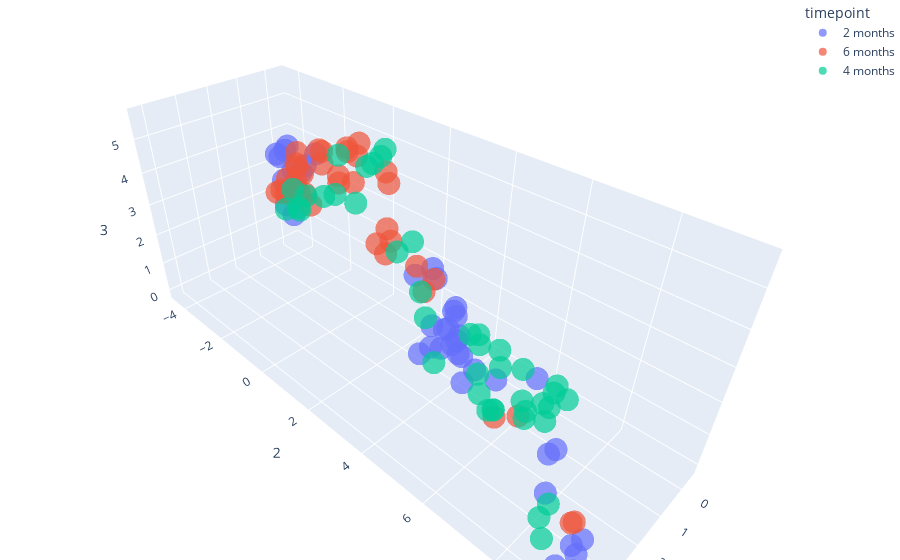

Notebook code cell kept with this figure:
### Markdown cell above
### Timepoint clustering

### Code cell
fig = px.scatter_3d(umap_braycurtis_metadata_merged,
                    x=1,
                    y=2,
                    z=3,
                    color='timepoint',
                    opacity=0.7)

fig.update_layout(margin=dict(l=0, r=0, b=0, t=0))
fig.show()
